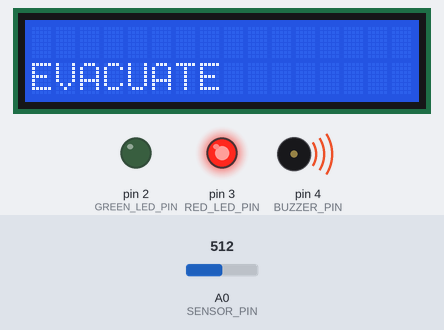
A sketch run on a simulated Arduino Uno, built with avr-gcc and run on an emulated ATmega328P. On the bench: 16×2 character LCD, output pins drawn as LEDs (lit = HIGH), buzzer (waves = sounding). Inputs (shaded band) come from the test bench; at power-on: A0 (SENSOR_PIN) = 512. What the sketch prints to the serial monitor is not drawn.

Above: at 1.2 s.
1.3 s: A0 (SENSOR_PIN) set to 412
4.0 s: A0 (SENSOR_PIN) set to 383
At 4.8 s:
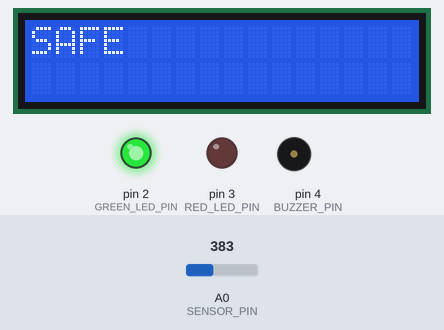
9.5 s: A0 (SENSOR_PIN) set to 410
At 10.9 s:
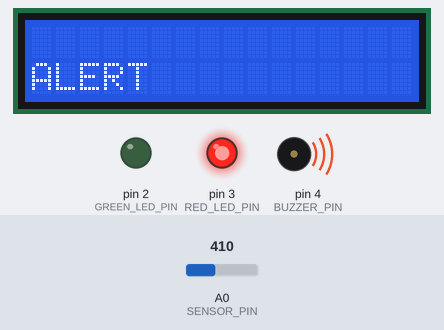
15.5 s: A0 (SENSOR_PIN) set to 390
At 17.6 s:
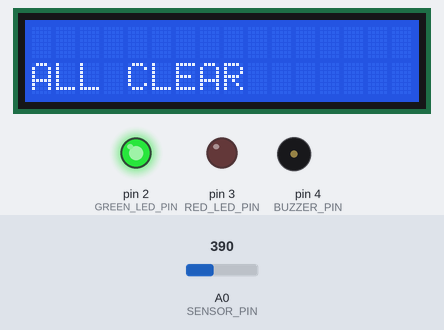
Timing chart, 0 to 19.1 s (numbered marks = the images above; inputs shaded):
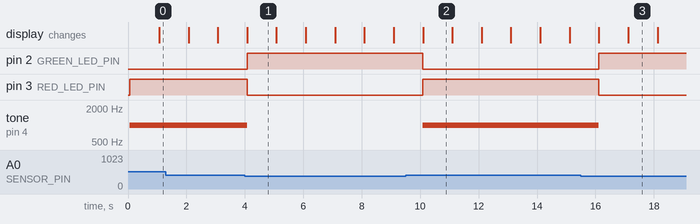

Measured:
- the behaviour switches between 401 and 400 on A0 (SENSOR_PIN) (found by bisection; images 0 and 1)
- after the input at 4.0 s, pin 2 (GREEN_LED_PIN): LOW → HIGH after 0.08 s; pin 3 (RED_LED_PIN): HIGH → LOW after 0.08 s; tone on pin 4 (BUZZER_PIN): 1000 Hz → silent after 0.08 s; the display: changes after 0.08 s (image 1)
- after the input at 9.5 s, pin 2 (GREEN_LED_PIN): HIGH → LOW after 0.60 s; pin 3 (RED_LED_PIN): LOW → HIGH after 0.60 s; tone on pin 4 (BUZZER_PIN): silent → 1000 Hz after 0.60 s; the display: changes after 0.60 s (image 2)
- after the input at 15.5 s, pin 2 (GREEN_LED_PIN): LOW → HIGH after 0.62 s; pin 3 (RED_LED_PIN): HIGH → LOW after 0.62 s; tone on pin 4 (BUZZER_PIN): 1000 Hz → silent after 0.62 s; the display: first changes after 0.62 s (image 3 shows a later state)
- what the display in image 1 shows lasts 1.0 s, from 4.1 s to 5.1 s

The sketch:

fire_alarm_code.ino
```cpp
#include <LiquidCrystal.h>

// define pin assignments
const int RED_LED_PIN = 3;
const int GREEN_LED_PIN = 2;
const int BUZZER_PIN = 4;
const int SENSOR_PIN = A0;
const int SENSOR_THRESHOLD = 400;

// create instances of required objects
LiquidCrystal lcd(5, 6, 8, 9, 10, 11);

void setup() {
  // initialize pin modes
  pinMode(RED_LED_PIN, OUTPUT);
  pinMode(GREEN_LED_PIN, OUTPUT);
  pinMode(BUZZER_PIN, OUTPUT);
  pinMode(SENSOR_PIN, INPUT);

  // initialize serial communication for debugging
  Serial.begin(9600);

  // initialize LCD screen
  lcd.begin(16, 2);
}

void loop() {
  // read sensor value
  int sensorValue = analogRead(SENSOR_PIN);
  Serial.print(sensorValue);

  // check if sensor value is above the threshold
  if (sensorValue > SENSOR_THRESHOLD) {
    // activate alarm and display alert message
    digitalWrite(RED_LED_PIN, HIGH);
    digitalWrite(GREEN_LED_PIN, LOW);
    tone(BUZZER_PIN, 1000, 10000);
    lcd.clear();
    lcd.setCursor(0, 1);
    lcd.print("ALERT");
    delay(1000);
    lcd.clear();
    lcd.setCursor(0, 1);
    lcd.print("EVACUATE");
    delay(1000);
  } else {
    // turn off alarm and display safe message
    digitalWrite(GREEN_LED_PIN, HIGH);
    digitalWrite(RED_LED_PIN, LOW);
    noTone(BUZZER_PIN);
    lcd.clear();
    lcd.setCursor(0, 0);
    lcd.print("SAFE");
    delay(1000);
    lcd.clear();
    lcd.setCursor(0, 1);
    lcd.print("ALL CLEAR");
    delay(1000);
  }
}
```
